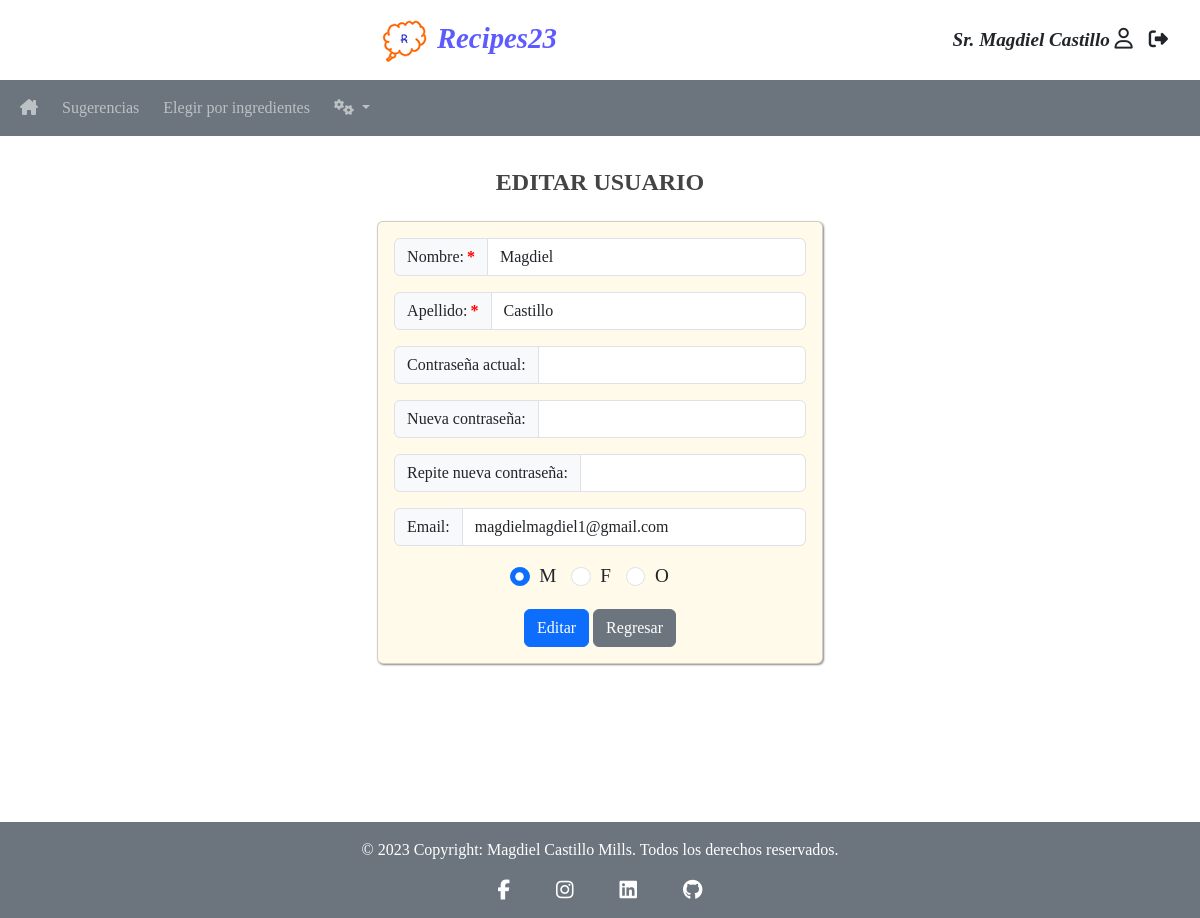
Page /actions/edit.php?userid=1 (signed in) on the committed database.
### tables this page shows
CREATE TABLE `users` (
  `userid` int NOT NULL AUTO_INCREMENT,
  `username` varchar(30) NOT NULL UNIQUE,
  `firstname` varchar(30) not null,
  `lastname` varchar(40) not null,
  `password` varchar(255) NOT NULL,
  `type` varchar(15) NOT NULL,
  `email`  varchar(70),
  `state` boolean not null,
  `sex` char(1) not null,
  `created_at` timestamp default current_timestamp,
  `updated_at` timestamp default current_timestamp,
  PRIMARY KEY (`userid`),
  CHECK (`sex` in ("M","F","O")),
  CONSTRAINT `fk_users_type`  FOREIGN KEY (`type`) references `type` (`type`) ON DELETE CASCADE ON UPDATE CASCADE
);

### actions/edit.php (the view, shortened to what this page needs)
<?php
require_once ("../modules/head.php");
require_once ("../modules/nav.php");
require_once ("../config/db_Connection.php");
?>
<?php
if(isset($_GET['userid'])) {
$userId = $_GET['userid'];
$sql = "SELECT * FROM users WHERE userid = '$userId';";
$row = $conn -> query($sql) -> fetch_assoc();
$firstName=  $row["firstname"];
$lastName=  $row["lastname"];
$email = $row["email"];
$sex = $row["sex"];
?>
<main class="container p-4">
    <div class="row mt-2 justify-content-center">
        <h3 class="text-center">EDITAR USUARIO</h3>
        <div class="mt-3 col-auto">
            <form class="bg-form card card-body" action="update.php?userid=<?php echo $userId; ?>" method="POST">
                <div class="input-group mb-3">
                    <label class="input-group-text is-required" for="firstname">Nombre: </label>
                    <input class="form-control"  value="<?php echo $firstName; ?>" type="text" id="firstname" name="firstname"  pattern="[a-zA-Z áéíóúÁÉÍÓÚñÑ]+" minlength="2" maxlength="30">
                </div>
                <div class="input-group mb-3">
                    <label class="input-group-text is-required" for="lastname">Apellido: </label>
                    <input class="form-control"  value="<?php echo $lastName; ?>" type="text" id="lastname" name="lastname"  pattern="[a-zA-Z áéíóúÁÉÍÓÚñÑ]+" minlength="2" maxlength="40">
                </div>
                <div class="input-group mb-3">
                    <label class="input-group-text" for="current_password">Contraseña actual: </label>
                    <input class="form-control" type="password" id="current_password" name="current_password"  minlength="8">
                </div>
                <div class="input-group mb-3">
                    <label class="input-group-text" for="new_password">Nueva contraseña: </label>
                    <input class="form-control" type="password" id="new_password" name="new_password"  minlength="8">
                </div>
                <div class="input-group mb-3">
                    <label class="input-group-text" for="repite_password">Repite nueva contraseña: </label>
                    <input class="form-control" type="password" id="repite_password" name="repite_password" minlength="8">
                </div>
                <div class="input-group mb-3">
                    <label class="input-group-text" for="useremail">Email: </label>
                    <input class="form-control" value="<?php echo $email; ?>"  type="email" id="useremail" name="useremail" minlength="15" maxlength="70">
                </div>
                <div class="col text-center mb-3">
                    <div class="form-check form-check-inline">
                        <input class="form-check-input" type="radio" name="sex" id="M" value="M" <?php if($sex == "M"){ echo "checked";}?> required>
                        <label class="form-check-label" for="M">M</label>
                    </div>
                    <div class="form-check form-check-inline">
                        <input class="form-check-input" type="radio" name="sex" id="F" value="F" <?php if($sex == "F"){ echo "checked";}?>>
                        <label class="form-check-label" for="F">F</label>
                    </div>
                     <div class="form-check form-check-inline">
                        <input class="form-check-input" type="radio" name="sex" id="O" value="O" <?php if($sex == "O"){ echo "checked";}?>>
                        <label class="form-check-label" for="O">O</label>
                    </div>
                </div>
                <div class="m-auto">
                    <div class="text-center">
                        <input  class="btn btn-primary" name="usersubmit" type="submit" value="Editar">
                        <a class="btn btn-secondary" href="../views/add-users.php">Regresar</a>
                    </div>
                </div>
            </form>
        </div>
    </div>
</main>
<?php
}
require_once ("../modules/footer.php");
?>

### css/styles.css (style rules this page uses)
* { font-family:'Times New Roman', Times, serif; }
main { min-height: calc(100vh - 7.1rem); }
h3 { font-size: 1.5rem; color: #444; font-weight: bold; }
label, select, input, option { font-size: 1.2rem; }
.bg-form { background-color: rgb(255, 250, 234); box-shadow: 1px 1px 2px #888; }
.is-required:after { content: '*'; margin-left: 3px; color: red; font-weight: bold; }

### rows in the picture
users: firstname "Magdiel", lastname "Castillo", useremail "magdielmagdiel1@gmail.com", sex "☑ M", sex "☐ F", sex "☐ O"

### other values in the picture
$_SESSION['title'] "Sr."
$_SESSION['firstname'] "Magdiel"
$_SESSION['lastname'] "Castillo"
